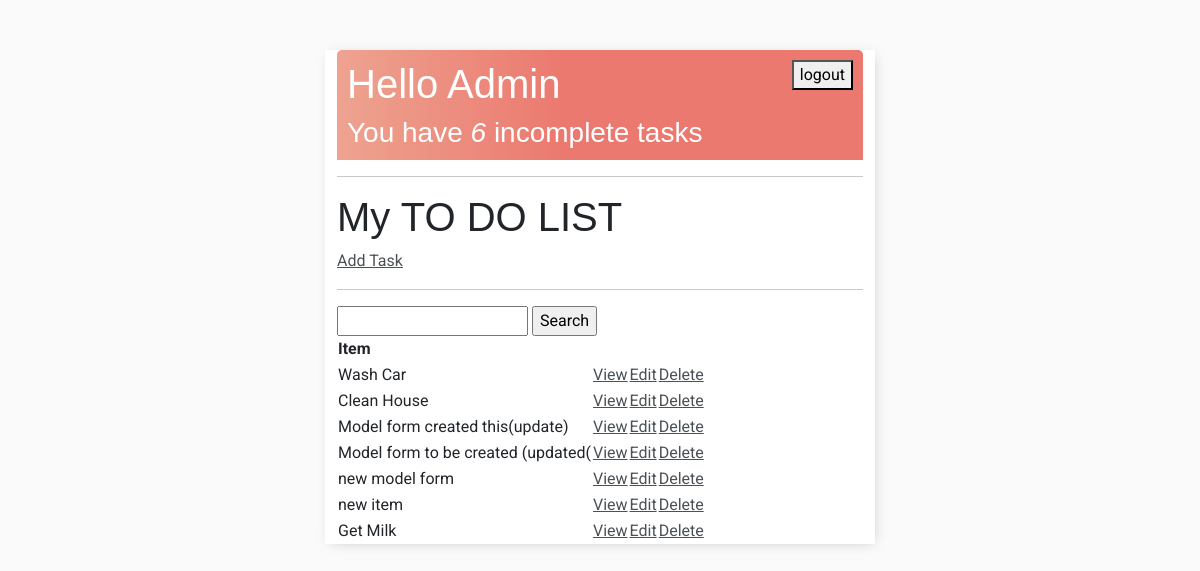
The app's page / (signed in) with its own data.
### base/models.py (models this page shows, shortened)
class Task(models.Model):
    user = models.ForeignKey(User, on_delete=models.CASCADE, null=True, blank=True )
    title = models.CharField(max_length=200)
    description = models.TextField(null=True, blank=True)
    complete = models.BooleanField(default=False)
    created = models.DateTimeField(auto_now_add=True)
    class Meta:
        ordering = ['complete']

### base/views.py (the view)
# urls.py: path('', TaskList.as_view(), name='tasks'),
class TaskList(LoginRequiredMixin, ListView):
    model = Task
    context_object_name = 'tasks'
    def get_context_data(self, **kwargs):
        context = super().get_context_data(**kwargs)
        context['tasks'] = context['tasks'].filter(user=self.request.user)
        context['count'] = context['tasks'].filter(complete=False).count()
        search_input = self.request.GET.get('search-area') or ''
        if search_input:
            context['tasks'] = context['tasks'].filter(title__icontains=search_input)
        context['search_input'] = search_input
        return context

### base/templates/base/task_list.html (shortened to what this page needs)
{% extends 'base/main.html' %}
{% block start %}
<div class="header-bar">
    <div>
        <h1>Hello {{request.user|title}}</h1>
        <h3 style="margin: 0;">You have <i>{{count}}</i> incomplete task{{ count|pluralize:"s"}}</h3>
    </div>
    {% if request.user.is_authenticated %}
    <form method="post" action="{% url 'logout' %}">
        <button type="submit">logout</button>
    </form>
{% else %}
<a href="{% url 'login' %}">Login</a>
{% endif %}
</div>
<hr>
<h1>My TO DO LIST</h1>
<a href="{% url 'task-create' %}">Add Task</a>
<hr>
<form method="GET">
    <input type="text" name="search-area" value="{{search_input}}">
    <input type="submit" value="Search">
</form>
<table>
    <tr>
        <th>Item</th>
        <th></th>
        <th></th>
    </tr>
    {% for task in tasks %}
    <tr>
        <td>{{task.title}}</td>
        <td><a href="{% url 'task' task.pk %}">View</a></td>
        <td><a href="{% url 'task-update' task.pk %}">Edit</a></td>
        <td><a href="{% url 'task-delete' task.pk %}">Delete</a></td>
    </tr>
    {% empty %}
    <h3>No items in list</h3>
    {% endfor %}
</table>
{% endblock %}

### base/templates/base/main.html (shortened to what this page needs)
<!DOCTYPE html>
<html lang="en">
<head>
  <link href="https://cdn.jsdelivr.net/npm/bootstrap@5.3.0-alpha3/dist/css/bootstrap.min.css" rel="stylesheet">
</head>
<body>
    <div class="container">
        {% block start %}
        {% endblock %}
    </div>
</body>
</html>

### base/templates/base/main.html (style rules this page uses)
body { background-color:#FAFAFA; font-family: "Roboto", sans-serif; padding-top: 50px; }
h1, h2, h3, h4, h5, h6 { font-family: "Raleway", sans-serif; }
a, p { color: #4b5156; }
.container { max-width: 550px; margin: auto; background-color: #fff; -webkit-box-shadow: 2px 2px 13px -4px rgba(0, 0, 0, 0.21); box-shadow: 2px 2px 13px -4px rgba(0, 0, 0, 0.21); }
.header-bar { display: flex; justify-content: space-between; color: #fff; padding: 10px; border-radius: 5px 5px 0 0; background: linear-gradient(90deg, #EEA390 0%, #EB796F 43%, #EB796F 100%); }

### records on screen
Task: title "Wash Car"
Task: title "Clean House"
Task: title "Model form created this(update)"
Task: title "Model form to be created (updated("
Task: title "new model form"
Task: title "new item"
Task: title "Get Milk"

### other values on screen
{{ request.user|title }} "Admin"
{{ count }} "6"
